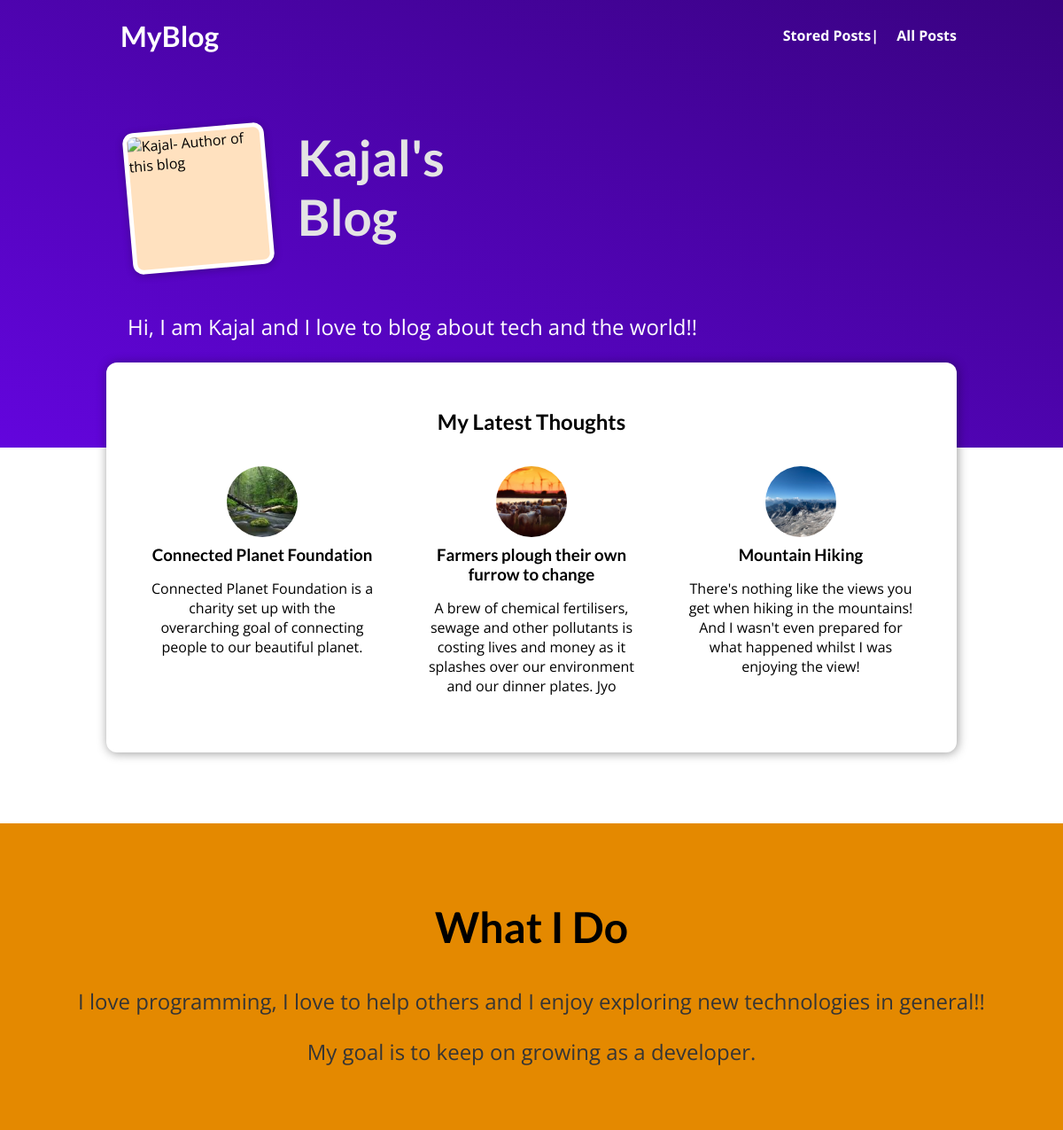
The page / on the database its author committed.
### blog/models.py (models this page shows, shortened)
class Post(models.Model):
    title = models.CharField(max_length=150)
    excerpt = models.CharField(max_length=150)
    image = models.ImageField(upload_to="posts", null=True)
    date = models.DateField(auto_now=True)
    slug = models.SlugField(unique=True, db_index=True)
    content = models.TextField(validators=[MinLengthValidator(10)])
    author = models.ForeignKey(
        Author, on_delete=models.SET_NULL, null=True, related_name="posts")
    tags = models.ManyToManyField(Tag)

### blog/views.py (the view)
# urls.py: path("", views.StartingPageView.as_view() , name="starting-page"),
class StartingPageView(ListView):
    template_name = "blog/index.html"
    model = Post
    ordering = ["-date"]
    context_object_name = "posts"
    def get_queryset(self):
        queryset = super().get_queryset()
        data = queryset[:3]
        return data

### blog/templates/blog/index.html (shortened to what this page needs)
{% extends "base.html" %}
{% load static %}
{% block css_files %}
    <link rel="stylesheet" href="{% static "blog/post.css" %}">
    <link rel="stylesheet" href="{% static "blog/index.css" %}">
{% endblock %}
{% block content %}
<section id="welcome">
    <header>
        <img src="{%static "blog/images/max.jpg"%}" alt="Kajal- Author of this blog" />
        <h2> Kajal's Blog</h2>
    </header>
    <p>Hi, I am Kajal and I love to blog about tech and the world!!</p>
</section>
<section id="latest-posts">
    <h2>My Latest Thoughts</h2>
    <ul>
        {% for post in posts %}
        {% include "blog/includes/post.html" %}
        {% endfor %}
    </ul>
</section>
<section id="about">
    <h2>What I Do</h2>
    <p>
        I love programming, I love to help others and I enjoy exploring new technologies in general!!
    </p>
    <p>
        My goal is to keep on growing as a developer.
    </p>
</section>
{% endblock %}

### blog/templates/blog/includes/post.html
<li>
    <article class="post">
        <a href="{% url "post-detail-page"  post.slug %}">
            <img src="{{ post.image.url }}" alt="{{ post.title }}"/>
            <div class="post__content">
                <h3>{{ post.title }}</h3>
                <p> {{post.excerpt}}  </p>
            </div>
        </a>
    </article>
</li>

### blog/static/blog/post.css (style rules this page uses)
.post { display: flex; flex-direction: column; align-items: center; text-align: center; }
.post a { text-decoration: none; color: black; transition: all 0.2s ease; padding: 1rem; }
.post img { width: 5rem; height: 5rem; object-fit: cover; border-radius: 50%; }
.post h3 { margin: 0.25rem 0; }

### blog/static/blog/index.css (style rules this page uses)
#welcome { background: linear-gradient(to right top, #6305dd, #390281); padding: 6rem 12%; }
#welcome header { display: flex; align-items: flex-start; margin: 3rem auto; }
#welcome img { width: 10rem; height: 10rem; object-fit: cover; object-position: top; border: 5px solid white; border-radius: 12px; background-color: #ffe1bf; transform: rotateZ(-5deg); box-shadow: 0 2px 8px rgba(0, 0, 0, 0.25); }
#welcome h2 { font-size: 3.5rem; margin: 0 0 0 2rem; color: #e4e4e4; width: 10rem; }
#welcome p { color: white; font-size: 1.5rem; }
#latest-posts { background-color: white; padding: 2rem; border-radius: 12px; width: 60rem; margin: -6rem auto 2rem auto; box-shadow: 1px 1px 12px rgba(0, 0, 0, 0.4); }
#latest-posts h2 { text-align: center; }
#latest-posts ul { list-style: none; margin: 0; padding: 0; display: flex; gap: 1rem; }
#latest-posts li { flex: 1; }
#about { text-align: center; padding: 3rem; background-color: #e48900; margin-top: 5rem; }
#about h2 { font-size: 3rem; }
#about p { font-size: 1.5rem; color: #353535; }

### static/app.css (style rules this page uses)
* { box-sizing: border-box; }
html { font-family: 'Open Sans', 'Lato', sans-serif; }
body { margin: 0; }
h1, h2, h3 { font-family: 'Lato', sans-serif; font-weight: bold; }

### rows shown on the page
Post: image (picture), title "Connected Planet Foundation", excerpt "Connected Planet Foundation is a charity set up with the overarching goal of connecting people to our beautiful planet."
Post: image (picture), title "Farmers plough their own furrow to change", excerpt "A brew of chemical fertilisers, sewage and other pollutants is costing lives and money as it splashes over our environment and our dinner plates. Jyo"
Post: image (picture), title "Mountain Hiking", excerpt "There's nothing like the views you get when hiking in the mountains! And I wasn't even prepared for what happened whilst I was enjoying the view!"
